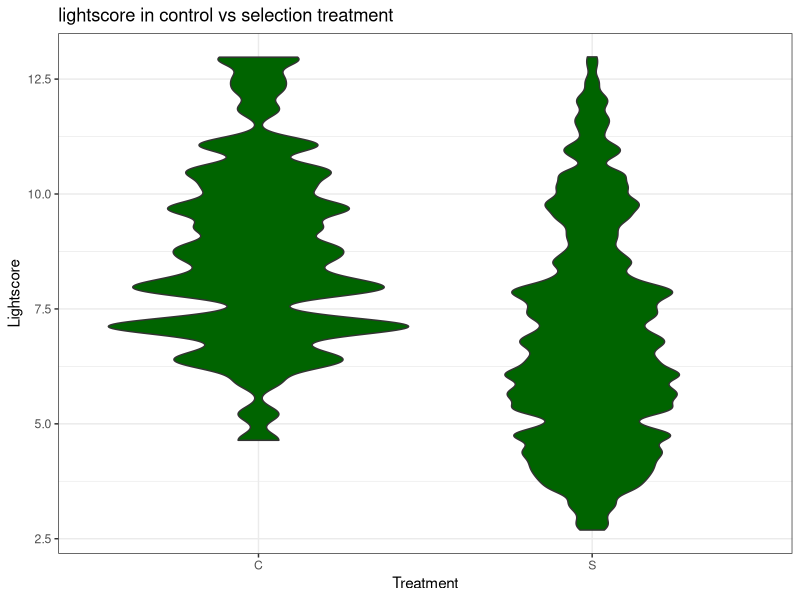
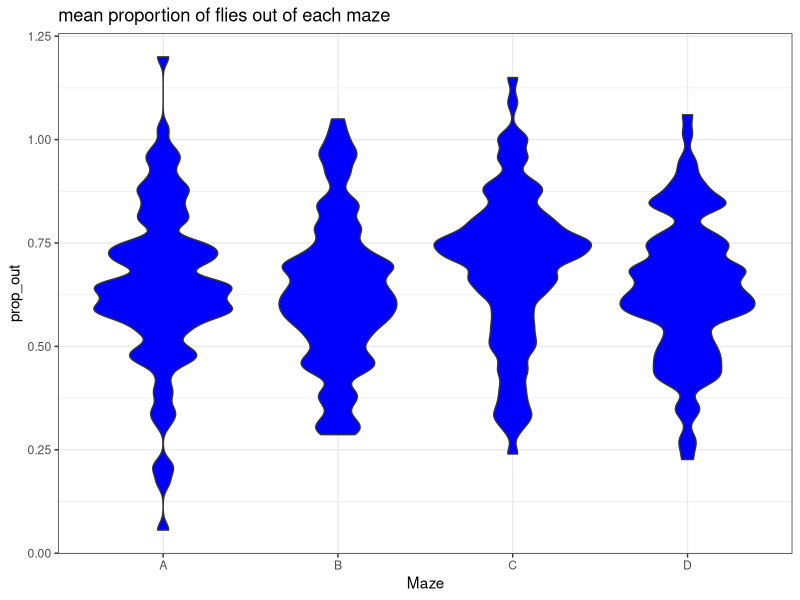
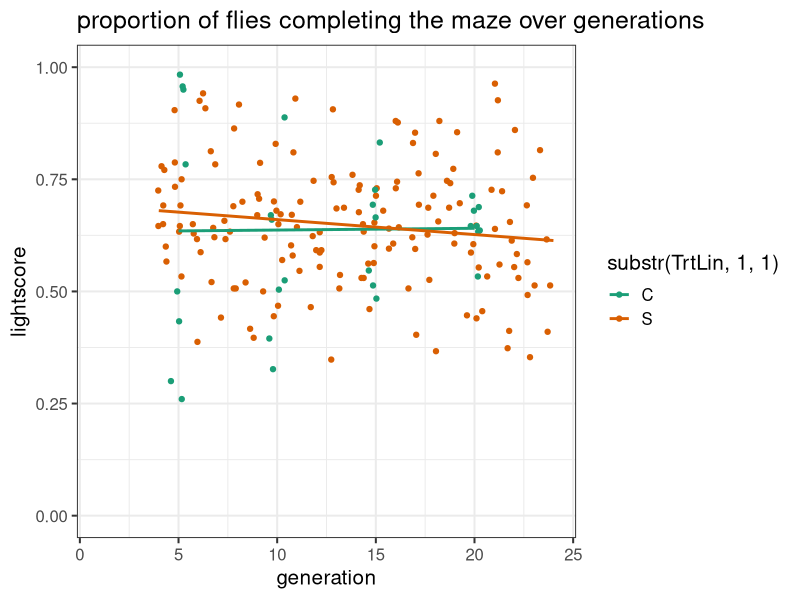

Write R code to recreate these figures, in order.
#assignment 3:

#Construct some (i.e., more than one) ggplots using your data.
#Discuss:
  #what you are trying to show
  #some of the choices that you have made
  #the basis for these choices
    #(e.g., Cleveland hierarchy, proximity of comparisons, or other principles of graphical communication)

library(ggplot2); theme_set(theme_bw(base_size=15))
library(readxl)
library(tidyverse) #magrittr and ggplot2 are within tidyverse

alan <- read_excel("raw_alan_gen24.xlsx")
sapply(alan,class)


alan <- alan |> mutate(across(c(time_of_day, Maze, Maze_Order, Treatment, Lineage, Sex, blind), factor))
generations_total <- (tail(na.omit(alan$Generation, n = 1)))[1]
alan$TrtLin <- interaction(alan$Treatment, alan$Lineage, drop = TRUE, sep = "")

sumalan <- (alan |>
  group_by(Generation, TrtLin) %>%
  summarise(Lightscore = mean(Lightscore, na.rm=TRUE), prop_out = mean(prop_out, na.rm=TRUE))
)

#i want to show the difference in lightscore distribution between treatments
ggplot(alan, aes(x = Treatment, y = Lightscore)) +
  theme_bw() +
  geom_violin(fill = "darkgreen", adjust = 1/5) +
  labs(title="lightscore in control vs selection treatment")
#the comparison is directly between control and selection, so I put them on the same axis
  #proximity of comparisons


#i want to show the differences in proportion of flies exiting the maze between mazes
suppressWarnings(ggplot(alan, aes(x = Maze, y = prop_out)) +
  theme_bw() +
  geom_violin(fill = "blue", adjust = 1/3)) +
  labs(title = "mean proportion of flies out of each maze")
#the error here is okay, just due to empty rows
#I put the mazes on the same axis for readability 


#i want to show the proportion of flies completing the maze over generations
alan_sum <- (alan 
             |> summarise(across(c(Lightscore, prop_out),
                                 .fns = list(
                                   mean = ~ mean(.,na.rm=TRUE),
                                   se   = ~ sd(., na.rm = TRUE) / sqrt(sum(!is.na(.x))))),
                          .by = c(Generation, TrtLin, Sex)
             )
)

ggplot(
  alan_sum,
  aes(
    Generation,
    prop_out_mean,
    colour = substr(TrtLin, 1, 1),
    group  = substr(TrtLin, 1, 1)
  )
) +
  geom_jitter() +
  scale_x_continuous(limits = c(1, generations_total)) +
  scale_y_continuous(limits = c(0, 1)) +
  geom_smooth(method="lm", se=FALSE)+
  scale_color_brewer(palette = "Dark2") +
  labs(
    title = "proportion of flies completing the maze over generations",
    y = "lightscore",
    x = "generation")

#i wanted to show the the proportion in and out is relatively stable over time,
  #so i chose a scatterplot and added two lines of best fit, without standard error
    #added jitter to prevent overlapping points

#made the colours colourblindfriendly (sorry about the previous assignments)

#i tried changing the legend title to Treatment but it won't budge
